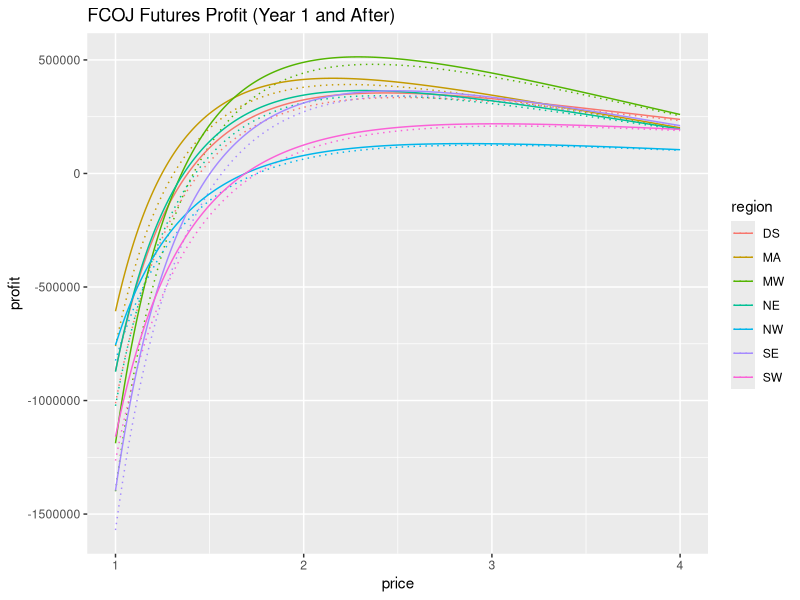
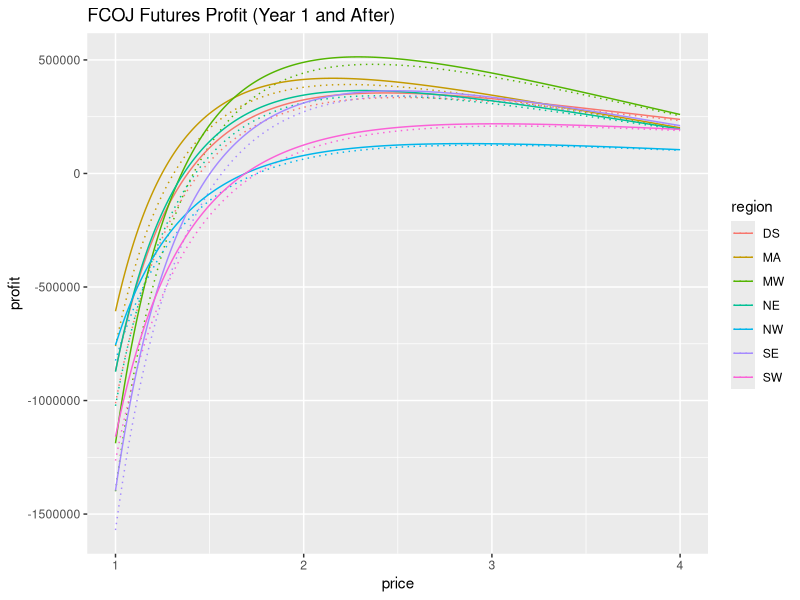

These figures' R source, in order: (Note: this script raises an error after producing the figures.)
library(ggplot2)
library(dplyr)

all.predicted.demands <- read.csv(
    'all_predicted_demands.csv',
    stringsAsFactors=FALSE)

FCOJ.FUTURE.PRICE <- 0.961788527

# FCOJ
fcoj.df <- all.predicted.demands[
    all.predicted.demands$product == 'FCOJ',]
fcoj.df <- fcoj.df %>%
    mutate(revenue=2000 * price * predicted_demand,
           weekly_demand = predicted_demand)

# All futures ship from FLA
fla.to.s35 <- 1522
fla.to.s51 <- 967
fla.to.s59 <- 2961
fla.to.s73 <- 1470
fcoj.df$fla.to.storage <- c(rep(fla.to.s51, 903),
                                 rep(fla.to.s73, 301),
                                 rep(fla.to.s35, 301),
                                 rep(fla.to.s59, 602))
fcoj.df$fla.to.storage.cost <- 0.22 *
    fcoj.df$weekly_demand *
    fcoj.df$fla.to.storage

# Add storage to market distances
fcoj.df$storage.to.market <- c(rep(479.1429, 301),
                         rep(286.7647, 301),
                         rep(712.1667, 301),
                         rep(368.5909, 301),
                         rep(413.3750, 301),
                         rep(659.1250, 301),
                         rep(659, 301))
fcoj.df$storage.to.market.cost <- 1.2 *
    fcoj.df$weekly_demand *
    fcoj.df$storage.to.market

fcoj.df$weekly_storage_build <- 6000 * fcoj.df$weekly_demand / 48
fcoj.df$weekly_storage_maint <- (650 * fcoj.df$weekly_demand) / 48

fcoj.df$purchase_cost <- fcoj.df$weekly_demand * 2000 * FCOJ.FUTURE.PRICE

fcoj.df$year1_profit <- fcoj.df$revenue - (
    fcoj.df$fla.to.storage.cost +
    fcoj.df$storage.to.market.cost +
    fcoj.df$weekly_storage_build +
    fcoj.df$weekly_storage_maint +
    fcoj.df$purchase_cost)
fcoj.df$profit <- fcoj.df$year1_profit +
    fcoj.df$weekly_storage_build
ggplot(fcoj.df, aes(x=price, y=profit, colour=region)) +
    geom_line(aes(y=year1_profit), linetype='dotted') +
    geom_line(aes(y=profit)) +
    ggtitle('FCOJ Futures Profit (Year 1 and After)')
ggsave('profit_curves/fcoj_futures_profit.png',
       width=10, height=6)

fcoj.profit.max <- fcoj.df %>% group_by(region) %>%
    filter(profit == max(profit))
write.csv(fcoj.profit.max,
          file='profit_csvs/fcoj_futures_max_profit.csv',
          quote=FALSE, row.names=FALSE)


# ROJ
roj.df <- all.predicted.demands[
    all.predicted.demands$product == 'ROJ',]
roj.df <- roj.df %>%
    mutate(revenue=2000 * price * predicted_demand,
           weekly_demand = predicted_demand)

# All futures ship from FLA
fla.to.s35 <- 1522
fla.to.s51 <- 967
fla.to.s59 <- 2961
fla.to.s73 <- 1470
roj.df$fla.to.storage <- c(rep(fla.to.s51, 903),
                                 rep(fla.to.s73, 301),
                                 rep(fla.to.s35, 301),
                                 rep(fla.to.s59, 602))
roj.df$fla.to.storage.cost <- 0.22 *
    roj.df$weekly_demand *
    roj.df$fla.to.storage

# Add storage to market distances
roj.df$storage.to.market <- c(rep(479.1429, 301),
                         rep(286.7647, 301),
                         rep(712.1667, 301),
                         rep(368.5909, 301),
                         rep(413.3750, 301),
                         rep(659.1250, 301),
                         rep(659, 301))
roj.df$storage.to.market.cost <- 1.2 *
    roj.df$weekly_demand *
    roj.df$storage.to.market

roj.df$weekly_storage_build <- 6000 * roj.df$weekly_demand / 48
roj.df$weekly_storage_maint <- (650 * roj.df$weekly_demand) / 48

roj.df$purchase_cost <- roj.df$weekly_demand * 2000 * FCOJ.FUTURE.PRICE
roj.df$reconstitution_cost <- roj.df$weekly_demand * 650

roj.df$year1_profit <- roj.df$revenue - (
    roj.df$fla.to.storage.cost +
    roj.df$storage.to.market.cost +
    roj.df$weekly_storage_build +
    roj.df$weekly_storage_maint +
    roj.df$purchase_cost +
    roj.df$reconstitution_cost)
roj.df$profit <- roj.df$year1_profit +
    roj.df$weekly_storage_build
ggplot(roj.df, aes(x=price, y=profit, colour=region)) +
    geom_line(aes(y=year1_profit), linetype='dotted') +
    geom_line(aes(y=profit)) +
    ggtitle('ROJ Futures Profit (Year 1 and After)')
ggsave('profit_curves/roj_futures_profit.png', width=10, height=6)

roj.profit.max <- roj.df %>% group_by(region) %>%
    filter(profit == max(profit))
write.csv(roj.profit.max,
          file='profit_csvs/roj_futures_max_profit.csv',
          quote=FALSE, row.names=FALSE)